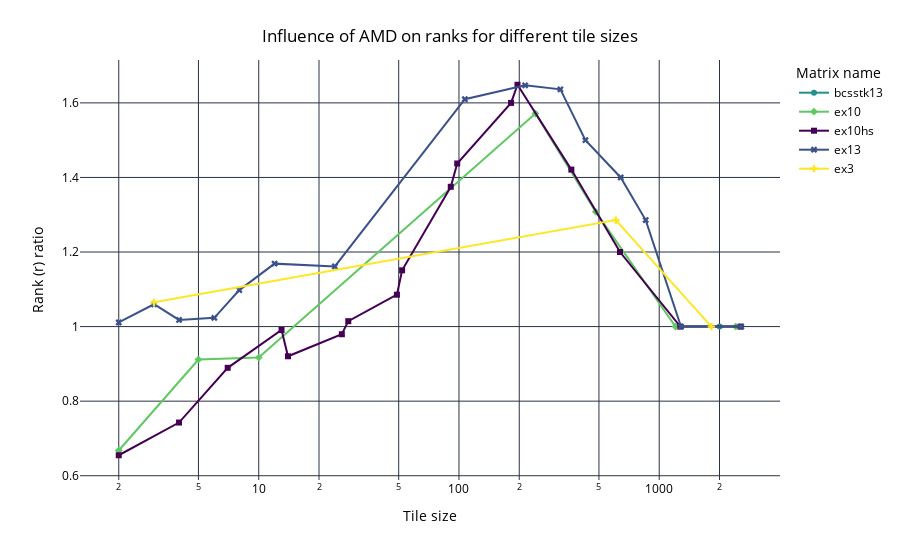

Notebook cell for this chart:
### Markdown cell above
Assess AMD effects

### Code cell
amd_df = get_percentage_change_per_double_category(data_frame=amd_df, result_column="rank_percentage", variable="rank", baseline_col="amd", baseline_value=False, category1="matrix_name", category2="tile_size")
amd_df.sort_values(by=["matrix_name", "tile_size"], inplace=True)
line_plot_tile_size_rank_percentage_per_matrix(amd_df[amd_df["amd"] == True], "amd", matrix_color_map=matrix_color_map)

### Figure 1 — Plotly figure (JSON) as saved in the notebook; plotly's stock layout.template omitted (floating-point values rounded to 4 significant figures)
{"data": [{"hovertemplate": "Matrix name=bcsstk13<br>Tile size=%{x}<br>Rank (r) ratio=%{y}<extra></extra>", "legendgroup": "bcsstk13", "line": {"color": "rgb(34, 144, 140)", "dash": "solid"}, "marker": {"symbol": "circle"}, "mode": "lines+markers", "name": "bcsstk13", "orientation": "v", "showlegend": true, "x": [2003.0], "xaxis": "x", "y": [1.0], "yaxis": "y", "type": "scatter"}, {"hovertemplate": "Matrix name=ex10<br>Tile size=%{x}<br>Rank (r) ratio=%{y}<extra></extra>", "legendgroup": "ex10", "line": {"color": "rgb(96, 200, 96)", "dash": "solid"}, "marker": {"symbol": "diamond"}, "mode": "lines+markers", "name": "ex10", "orientation": "v", "showlegend": true, "x": [2.0, 5.0, 10.0, 241.0, 482.0, 1205.0, 2410.0], "xaxis": "x", "y": [0.6676, 0.9118, 0.917, 1.571, 1.308, 1.0, 1.0], "yaxis": "y", "type": "scatter"}, {"hovertemplate": "Matrix name=ex10hs<br>Tile size=%{x}<br>Rank (r) ratio=%{y}<extra></extra>", "legendgroup": "ex10hs", "line": {"color": "rgb(68, 1, 84)", "dash": "solid"}, "marker": {"symbol": "square"}, "mode": "lines+markers", "name": "ex10hs", "orientation": "v", "showlegend": true, "x": [2.0, 4.0, 7.0, 13.0, 14.0, 26.0, 28.0, 49.0, 52.0, 91.0, 98.0, 182.0, 196.0, 364.0, 637.0, 1274.0, 2548.0], "xaxis": "x", "y": [0.6549, 0.7426, 0.8894, 0.9909, 0.9204, 0.9795, 1.015, 1.086, 1.151, 1.375, 1.438, 1.6, 1.649, 1.421, 1.2, 1.0, 1.0], "yaxis": "y", "type": "scatter"}, {"hovertemplate": "Matrix name=ex13<br>Tile size=%{x}<br>Rank (r) ratio=%{y}<extra></extra>", "legendgroup": "ex13", "line": {"color": "rgb(59, 81, 138)", "dash": "solid"}, "marker": {"symbol": "x"}, "mode": "lines+markers", "name": "ex13", "orientation": "v", "showlegend": true, "x": [2.0, 3.0, 4.0, 6.0, 8.0, 12.0, 24.0, 107.0, 214.0, 321.0, 428.0, 642.0, 856.0, 1284.0, 2568.0], "xaxis": "x", "y": [1.011, 1.06, 1.018, 1.023, 1.098, 1.169, 1.161, 1.61, 1.647, 1.636, 1.5, 1.4, 1.286, 1.0, 1.0], "yaxis": "y", "type": "scatter"}, {"hovertemplate": "Matrix name=ex3<br>Tile size=%{x}<br>Rank (r) ratio=%{y}<extra></extra>", "legendgroup": "ex3", "line": {"color": "rgb(253, 231, 37)", "dash": "solid"}, "marker": {"symbol": "cross"}, "mode": "lines+markers", "name": "ex3", "orientation": "v", "showlegend": true, "x": [3.0, 607.0, 1821.0], "xaxis": "x", "y": [1.065, 1.286, 1.0], "yaxis": "y", "type": "scatter"}], "layout": {"xaxis": {"anchor": "y", "domain": [0.0, 1.0], "title": {"text": "Tile size"}, "type": "log"}, "yaxis": {"anchor": "x", "domain": [0.0, 1.0], "title": {"text": "Rank (r) ratio"}}, "legend": {"title": {"text": "Matrix name"}, "tracegroupgap": 0}, "margin": {"t": 60}, "title": {"text": "Influence of AMD on ranks for different tile sizes", "x": 0.5, "xanchor": "center", "yanchor": "top"}, "font": {"color": "black"}, "plot_bgcolor": "white", "paper_bgcolor": "white"}}
